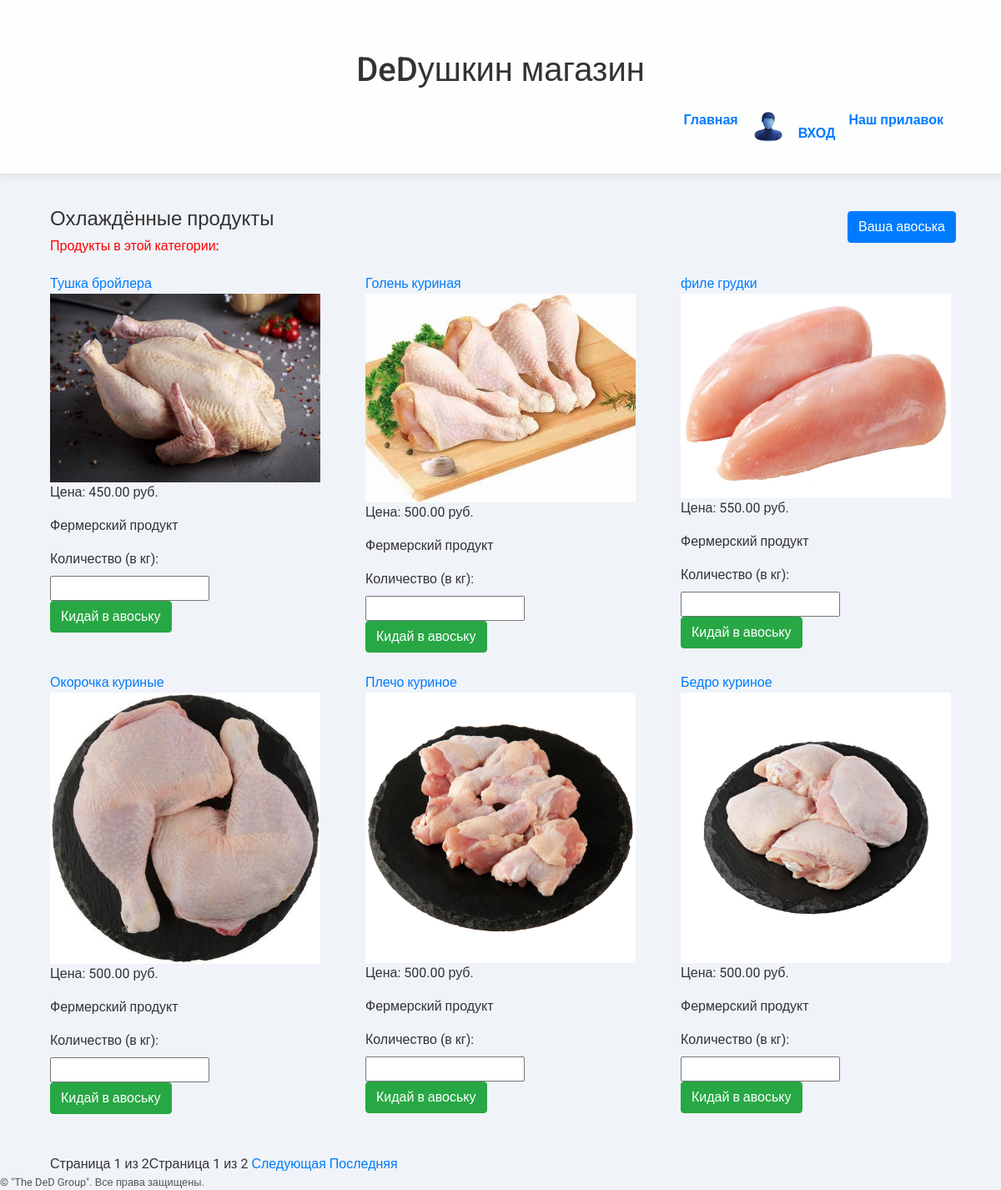
Page /category/1/ on the committed database.
### new_store/models.py (models this page shows, shortened)
class Category(models.Model):
    name = models.CharField(max_length=100)
    description = models.TextField(blank=True, null=True)
    image = models.ImageField(upload_to='categories/', null=True, blank=True)  # Поле для хранения изображений

class Product(models.Model):
    name = models.CharField(max_length=255, unique=True)
    description = models.TextField()
    price = models.DecimalField(max_digits=10, decimal_places=2)
    category = models.ForeignKey(Category, related_name='products', on_delete=models.CASCADE, null=True)  # Измените на Category
    image = models.ImageField(upload_to='products/', blank=True, null=True)
    stock = models.PositiveIntegerField()

### new_store/views.py (the view)
# urls.py: path('category/<int:category_id>/', category_detail_view, name='category_detail'),
def category_detail_view(request, category_id):
    category = get_object_or_404(Category, id=category_id)  # Получаем категорию по ID
    products = Product.objects.filter(category=category).all()
    if not products.exists():
        print("Продукты не найдены для этой категории.")  # Вывод в консоль для отладки
    paginator = Paginator(products, 6)
    page_number = request.GET.get('page')  # Получаем номер страницы из параметров запроса
    page_obj = paginator.get_page(page_number)
    return render(request, 'new_store/category_detail.html', {
        'category': category,
        'page_obj': page_obj,
    })

### templates/new_store/category_detail.html (shortened to what this page needs)
{% extends 'new_store/base.html' %}
{% load static %}
{% block content %}
<div class="container" style="position: relative; min-height: 300px;">
    <div class="navigation d-flex justify-content-end mb-3" style="position: absolute; top: 5px; right: 1px;">
        <a href="{% url 'cart_view' %}" class="btn btn-primary mr-2">Ваша авоська</a>
    </div>
    <h1 class="text-left" style="font-size: 1.5rem;">{{ category.name }}</h1>
    <h2 style="font-size: 16px; color: red;">Продукты в этой категории:</h2>
    <div class="product-container mt-4 d-flex flex-wrap justify-content-between">
        {% for product in page_obj %}
            <div class="product-card mb-4" style="width: 30%;">
                <a href="{% url 'product_detail' product.pk %}" class="product-name">{{ product.name }}</a>
                {% if product.image %}
                    <img src="{{ product.image.url }}" alt="{{ product.name }}" class="product-image" style="width: 100%;">
                {% endif %}
                <div class="product-info">
                    <p class="product-price">Цена: {{ product.price }} руб.</p>
                    <p class="product-description">{{ product.description }}</p>
                    <form action="{% url 'add_to_cart' product.pk %}" method="post" class="add-to-cart-form">
                        <label for="quantity_{{ product.pk }}">Количество (в кг):</label>
                        <input type="number" name="quantity" id="quantity_{{ product.pk }}" min="1" step="0.1" required>
                        <button type="submit" class="add-to-cart-button btn btn-success">Кидай в авоську</button>
                    </form>
                </div>
            </div>
        {% empty %}
            <p>Нет доступных продуктов в этой категории.</p>
        {% endfor %}
    </div>
    <div class="pagination mt-4">
        <span>Страница {{ page_obj.number }} из {{ page_obj.paginator.num_pages }}</span>
        <div class="pagination-links">
            <span>Страница {{ page_obj.number }} из {{ page_obj.paginator.num_pages }}</span>
            {% if page_obj.has_next %}
                <a href="?page={{ page_obj.next_page_number }}">Следующая</a>
                <a href="?page={{ page_obj.paginator.num_pages }}">Последняя</a>
            {% endif %}
        </div>
    </div>
</div>
{% endblock %}

### templates/new_store/base.html (shortened to what this page needs)
{% load static %}
<!DOCTYPE html>
<html lang="ru">
<head>
    <link rel="stylesheet" href="https://stackpath.bootstrapcdn.com/bootstrap/4.5.2/css/bootstrap.min.css">
</head>
<body>
    <header>
        <div class="container">
            <h1 class="text-center">DeDушкин магазин</h1>
            <nav class="navbar navbar-expand-lg navbar-light">
                <div class="collapse navbar-collapse" id="navbarNav">
                    <ul class="navbar-nav ml-auto">
                        <li class="nav-item"><a class="nav-link" href="{% url 'home' %}">Главная</a></li>
                        <a class="nav-link" href="{% url 'profile' %}">
                              {% with profile=user.profile %}
                                {% if profile.profile_picture %}
                                   <img src="{{ profile.profile_picture.url }}" alt="Profile Picture" class="profile-icon" />
                                {% else %}
                                   <img src="{% static 'images/icon.png' %}" alt="Default Profile Picture" class="profile-icon" />
                                {% endif %}
                              {% endwith %}
                          <li class="nav-item"><a class="nav-link" href="{% url 'login' %}">ВХОД</a></li>
                        </a>
                        <li class="nav-item"><a class="nav-link" href="{% url 'category_list' %}">Наш прилавок</a></li>
                    </ul>
                </div>
            </nav>
        </div>
    </header>
    <main class="container mt-4">
        {% block content %}{% endblock %}
    </main>
    <footer>
        <p>&copy; {{ current_year }} "The DeD Group". Все права защищены.</p>
    </footer>
</body>
</html>

### templates/new_store/base.html (style rules this page uses)
body { font-family: 'Roboto', sans-serif; background: #f0f4f8; color: #333; }
header { background-color: rgba(255, 255, 255, 0.9); padding: 20px 0; box-shadow: 0 2px 10px rgba(0, 0, 0, 0.1); }
.profile-icon { width: 40px; height: 40px; border-radius: 50%; object-fit: cover; }
.navbar-nav .nav-link { color: #007bff !important; font-weight: 600; }
.container { margin-top: 40px; }
footer p { font-size: 0.8rem; color: #555; margin: 0; }
.text-center { color: #333; }

### rows in the picture
Category: name "Охлаждённые продукты"
Product: name "Тушка бройлера", image (picture), price "450.00", description "Фермерский продукт"
Product: name "Голень куриная", image (picture), price "500.00", description "Фермерский продукт"
Product: name "филе грудки", image (picture), price "550.00", description "Фермерский продукт"
Product: name "Окорочка куриные", image (picture), price "500.00", description "Фермерский продукт"
Product: name "Плечо куриное", image (picture), price "500.00", description "Фермерский продукт"
Product: name "Бедро куриное", image (picture), price "500.00", description "Фермерский продукт"

### other values in the picture
{{ page_obj.number }} "1"
{{ page_obj.paginator.num_pages }} "2"
